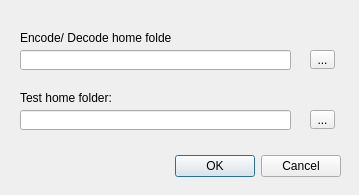
<?xml version="1.0" encoding="UTF-8"?>
<ui version="4.0">
 <class>Settings</class>
 <widget class="QDialog" name="Settings">
  <property name="geometry">
   <rect>
    <x>0</x>
    <y>0</y>
    <width>359</width>
    <height>195</height>
   </rect>
  </property>
  <property name="sizePolicy">
   <sizepolicy hsizetype="Fixed" vsizetype="Fixed">
    <horstretch>0</horstretch>
    <verstretch>0</verstretch>
   </sizepolicy>
  </property>
  <property name="minimumSize">
   <size>
    <width>359</width>
    <height>195</height>
   </size>
  </property>
  <property name="maximumSize">
   <size>
    <width>359</width>
    <height>195</height>
   </size>
  </property>
  <property name="windowTitle">
   <string>General Settings</string>
  </property>
  <widget class="QDialogButtonBox" name="buttonBox">
   <property name="geometry">
    <rect>
     <x>30</x>
     <y>150</y>
     <width>311</width>
     <height>32</height>
    </rect>
   </property>
   <property name="orientation">
    <enum>Qt::Horizontal</enum>
   </property>
   <property name="standardButtons">
    <set>QDialogButtonBox::Cancel|QDialogButtonBox::Ok</set>
   </property>
  </widget>
  <widget class="QLineEdit" name="lineEdit">
   <property name="geometry">
    <rect>
     <x>20</x>
     <y>50</y>
     <width>271</width>
     <height>20</height>
    </rect>
   </property>
  </widget>
  <widget class="QLineEdit" name="lineEdit_2">
   <property name="geometry">
    <rect>
     <x>20</x>
     <y>110</y>
     <width>271</width>
     <height>20</height>
    </rect>
   </property>
  </widget>
  <widget class="QToolButton" name="toolButton">
   <property name="geometry">
    <rect>
     <x>310</x>
     <y>50</y>
     <width>25</width>
     <height>19</height>
    </rect>
   </property>
   <property name="text">
    <string>...</string>
   </property>
  </widget>
  <widget class="QToolButton" name="toolButton_2">
   <property name="geometry">
    <rect>
     <x>310</x>
     <y>110</y>
     <width>25</width>
     <height>19</height>
    </rect>
   </property>
   <property name="text">
    <string>...</string>
   </property>
  </widget>
  <widget class="QLabel" name="label">
   <property name="geometry">
    <rect>
     <x>20</x>
     <y>30</y>
     <width>151</width>
     <height>16</height>
    </rect>
   </property>
   <property name="text">
    <string>Encode/ Decode home folder:</string>
   </property>
  </widget>
  <widget class="QLabel" name="label_2">
   <property name="geometry">
    <rect>
     <x>20</x>
     <y>90</y>
     <width>121</width>
     <height>16</height>
    </rect>
   </property>
   <property name="text">
    <string>Test home folder:</string>
   </property>
  </widget>
 </widget>
 <tabstops>
  <tabstop>lineEdit</tabstop>
  <tabstop>toolButton</tabstop>
  <tabstop>lineEdit_2</tabstop>
  <tabstop>toolButton_2</tabstop>
 </tabstops>
 <resources/>
 <connections>
  <connection>
   <sender>buttonBox</sender>
   <signal>accepted()</signal>
   <receiver>Settings</receiver>
   <slot>accept()</slot>
   <hints>
    <hint type="sourcelabel">
     <x>248</x>
     <y>254</y>
    </hint>
    <hint type="destinationlabel">
     <x>157</x>
     <y>274</y>
    </hint>
   </hints>
  </connection>
  <connection>
   <sender>buttonBox</sender>
   <signal>rejected()</signal>
   <receiver>Settings</receiver>
   <slot>reject()</slot>
   <hints>
    <hint type="sourcelabel">
     <x>316</x>
     <y>260</y>
    </hint>
    <hint type="destinationlabel">
     <x>286</x>
     <y>274</y>
    </hint>
   </hints>
  </connection>
 </connections>
</ui>
